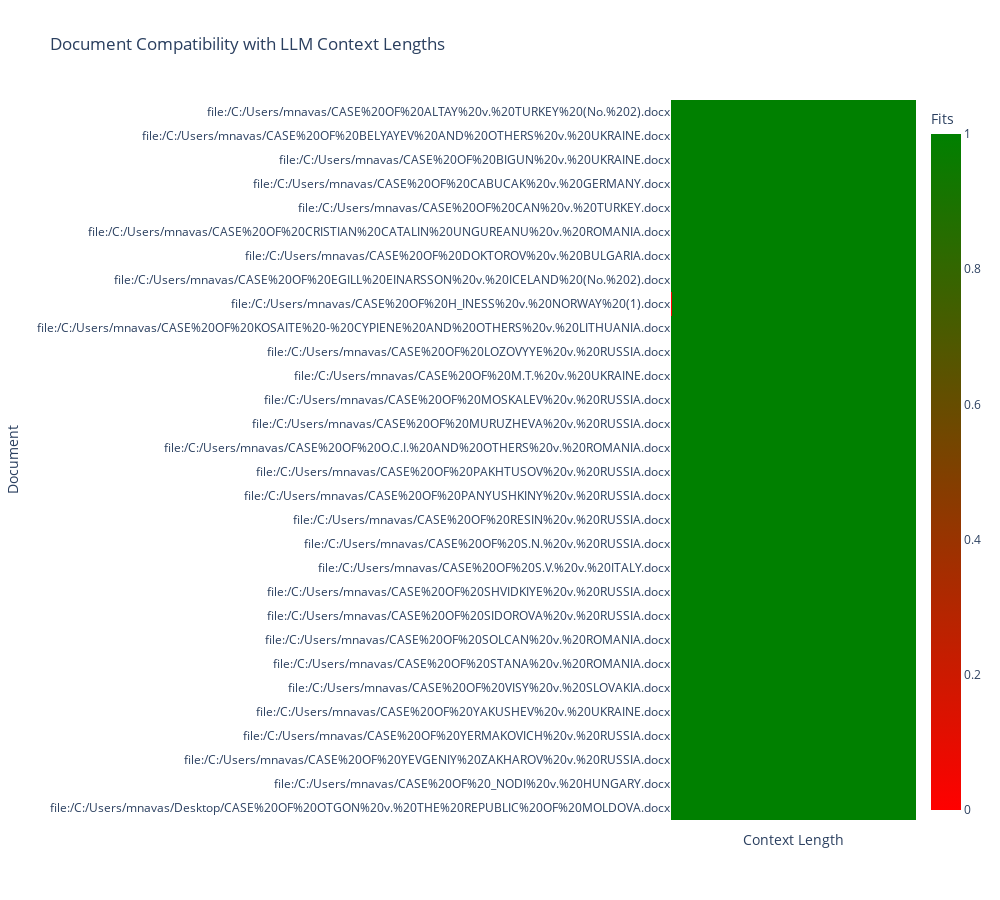
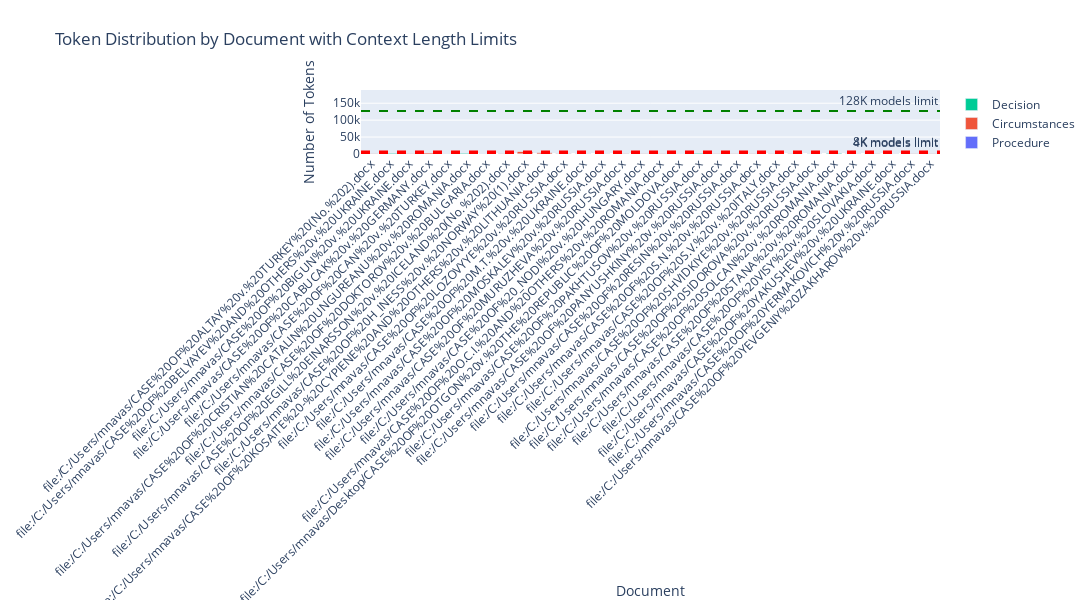

Notebook cell for these charts, in order:
### Code cell
# Create visualization of context compatibility
import plotly.express as px
import plotly.graph_objects as go
from plotly.subplots import make_subplots

# Prepare data for heatmap
pivot_data = compatibility_df.pivot(index='document', columns='context_length', values='fits_combined')

# Create heatmap showing which documents fit in which context lengths
fig = px.imshow(
    pivot_data.astype(int),
    labels=dict(x="Context Length", y="Document", color="Fits"),
    title="Document Compatibility with LLM Context Lengths",
    color_continuous_scale=["red", "green"],
    aspect="auto"
)

# Update x-axis labels to show context lengths with model names
x_labels = [f"{length:,}\n({CONTEXT_LENGTHS[length]})" for length in sorted(CONTEXT_LENGTHS.keys())]
fig.update_xaxes(tickvals=list(range(len(x_labels))), ticktext=x_labels)

fig.update_layout(
    height=max(400, len(pivot_data) * 30),
    width=1000,
    xaxis_tickangle=-45
)

fig.show()

# Create bar chart showing token distribution
fig2 = go.Figure()

# Add bars for each section type (using one context length since tokens are same across all)
documents = compatibility_df[compatibility_df['context_length'] == 8192]['document'].tolist()
proc_tokens = compatibility_df[compatibility_df['context_length'] == 8192]['procedure_tokens'].tolist()
circ_tokens = compatibility_df[compatibility_df['context_length'] == 8192]['circumstances_tokens'].tolist()
dec_tokens = compatibility_df[compatibility_df['context_length'] == 8192]['decision_tokens'].tolist()

fig2.add_trace(go.Bar(name='Procedure', x=documents, y=proc_tokens))
fig2.add_trace(go.Bar(name='Circumstances', x=documents, y=circ_tokens))
fig2.add_trace(go.Bar(name='Decision', x=documents, y=dec_tokens))

# Add context length lines for different tiers
context_lines = [(4096, "4K models"), (8192, "8K models"), (128000, "128K models")]
for context_length, label in context_lines:
    fig2.add_hline(
        y=context_length - 1000,  # Reserve 1000 tokens
        line_dash="dash",
        line_color="red" if context_length < 10000 else "orange" if context_length < 100000 else "green",
        annotation_text=f"{label} limit"
    )

fig2.update_layout(
    barmode='stack',
    title='Token Distribution by Document with Context Length Limits',
    xaxis_title='Document',
    yaxis_title='Number of Tokens',
    height=600,
    width=1200,
    xaxis_tickangle=-45
)

fig2.show()

# Summary statistics
print("\nSummary Statistics:")
print("=" * 50)
total_docs = len(compatibility_df['document'].unique())
avg_total_tokens = compatibility_df.groupby('document')['total_tokens'].first().mean()
max_total_tokens = compatibility_df.groupby('document')['total_tokens'].first().max()
min_total_tokens = compatibility_df.groupby('document')['total_tokens'].first().min()

print(f"Total documents analyzed: {total_docs}")
print(f"Average total tokens per document: {avg_total_tokens:.0f}")
print(f"Maximum total tokens: {max_total_tokens:,}")
print(f"Minimum total tokens: {min_total_tokens:,}")

# Model recommendations
print("\nContext Length Recommendations:")
print("=" * 50)
context_tiers = [(4096, "4K models"), (8192, "8K models"), (128000, "128K models"), (200000, "200K models")]
for context_length, tier_name in context_tiers:
    if context_length in CONTEXT_LENGTHS:
        compatible_docs = compatibility_df[
            (compatibility_df['context_length'] == context_length) & 
            (compatibility_df['fits_combined'])
        ]['document'].nunique()
        
        percentage = (compatible_docs / total_docs) * 100
        
        # Show which models have this context length
        models_with_this_length = [model for model, length in ALL_MODELS.items() if length == context_length]
        
        print(f"{tier_name} ({context_length:,} tokens): {compatible_docs}/{total_docs} documents ({percentage:.1f}%) fit completely")
        print(f"  Available models: {', '.join(models_with_this_length)}")

### Figure 1 — Plotly figure (JSON) as saved in the notebook; plotly's stock layout.template omitted (floating-point values rounded to 4 significant figures; data arrays with more than 128 entries replaced by an {"elided": "..."} marker saying what was removed)
{"data": [{"coloraxis": "coloraxis", "hovertemplate": "Context Length: %{x}<br>Document: %{y}<br>Fits: %{z}<extra></extra>", "name": "0", "type": "heatmap", "x": [4096, 8192, 16384, 32768, 128000, 200000, 1000000, 2000000], "xaxis": "x", "y": ["file:/C:/Users/mnavas/CASE%20OF%20ALTAY%20v.%20TURKEY%20(No.%202).docx", "file:/C:/Users/mnavas/CASE%20OF%20BELYAYEV%20AND%20OTHERS%20v.%20UKRAINE.docx", "file:/C:/Users/mnavas/CASE%20OF%20BIGUN%20v.%20UKRAINE.docx", "file:/C:/Users/mnavas/CASE%20OF%20CABUCAK%20v.%20GERMANY.docx", "file:/C:/Users/mnavas/CASE%20OF%20CAN%20v.%20TURKEY.docx", "file:/C:/Users/mnavas/CASE%20OF%20CRISTIAN%20CATALIN%20UNGUREANU%20v.%20ROMANIA.docx", "file:/C:/Users/mnavas/CASE%20OF%20DOKTOROV%20v.%20BULGARIA.docx", "file:/C:/Users/mnavas/CASE%20OF%20EGILL%20EINARSSON%20v.%20ICELAND%20(No.%202).docx", "file:/C:/Users/mnavas/CASE%20OF%20H_INESS%20v.%20NORWAY%20(1).docx", "file:/C:/Users/mnavas/CASE%20OF%20KOSAITE%20-%20CYPIENE%20AND%20OTHERS%20v.%20LITHUANIA.docx", "file:/C:/Users/mnavas/CASE%20OF%20LOZOVYYE%20v.%20RUSSIA.docx", "file:/C:/Users/mnavas/CASE%20OF%20M.T.%20v.%20UKRAINE.docx", "file:/C:/Users/mnavas/CASE%20OF%20MOSKALEV%20v.%20RUSSIA.docx", "file:/C:/Users/mnavas/CASE%20OF%20MURUZHEVA%20v.%20RUSSIA.docx", "file:/C:/Users/mnavas/CASE%20OF%20O.C.I.%20AND%20OTHERS%20v.%20ROMANIA.docx", "file:/C:/Users/mnavas/CASE%20OF%20PAKHTUSOV%20v.%20RUSSIA.docx", "file:/C:/Users/mnavas/CASE%20OF%20PANYUSHKINY%20v.%20RUSSIA.docx", "file:/C:/Users/mnavas/CASE%20OF%20RESIN%20v.%20RUSSIA.docx", "file:/C:/Users/mnavas/CASE%20OF%20S.N.%20v.%20RUSSIA.docx", "file:/C:/Users/mnavas/CASE%20OF%20S.V.%20v.%20ITALY.docx", "file:/C:/Users/mnavas/CASE%20OF%20SHVIDKIYE%20v.%20RUSSIA.docx", "file:/C:/Users/mnavas/CASE%20OF%20SIDOROVA%20v.%20RUSSIA.docx", "file:/C:/Users/mnavas/CASE%20OF%20SOLCAN%20v.%20ROMANIA.docx", "file:/C:/Users/mnavas/CASE%20OF%20STANA%20v.%20ROMANIA.docx", "file:/C:/Users/mnavas/CASE%20OF%20VISY%20v.%20SLOVAKIA.docx", "file:/C:/Users/mnavas/CASE%20OF%20YAKUSHEV%20v.%20UKRAINE.docx", "file:/C:/Users/mnavas/CASE%20OF%20YERMAKOVICH%20v.%20RUSSIA.docx", "file:/C:/Users/mnavas/CASE%20OF%20YEVGENIY%20ZAKHAROV%20v.%20RUSSIA.docx", "file:/C:/Users/mnavas/CASE%20OF%20_NODI%20v.%20HUNGARY.docx", "file:/C:/Users/mnavas/Desktop/CASE%20OF%20OTGON%20v.%20THE%20REPUBLIC%20OF%20MOLDOVA.docx"], "yaxis": "y", "z": {"elided": "30x8 int values"}}], "layout": {"coloraxis": {"colorbar": {"title": {"text": "Fits"}}, "colorscale": [[0, "red"], [1, "green"]]}, "height": 900, "title": {"text": "Document Compatibility with LLM Context Lengths"}, "width": 1000, "xaxis": {"anchor": "y", "domain": [0, 1], "tickangle": -45, "ticktext": ["4,096\n(gpt-3.5-turbo)", "8,192\n(gpt-4)", "16,384\n(gpt-3.5-turbo-16k)", "32,768\n(gpt-4-32k)", "128,000\n(gpt-4-turbo)", "200,000\n(claude-3-haiku)", "1,000,000\n(gemini-1.5-flash)", "2,000,000\n(gemini-1.5-pro)"], "tickvals": [0, 1, 2, 3, 4, 5, 6, 7], "title": {"text": "Context Length"}}, "yaxis": {"anchor": "x", "autorange": "reversed", "domain": [0, 1], "title": {"text": "Document"}}}}

### Figure 2 — Plotly figure (JSON) as saved in the notebook; plotly's stock layout.template omitted (floating-point values rounded to 4 significant figures)
{"data": [{"name": "Procedure", "type": "bar", "x": ["file:/C:/Users/mnavas/CASE%20OF%20ALTAY%20v.%20TURKEY%20(No.%202).docx", "file:/C:/Users/mnavas/CASE%20OF%20BELYAYEV%20AND%20OTHERS%20v.%20UKRAINE.docx", "file:/C:/Users/mnavas/CASE%20OF%20BIGUN%20v.%20UKRAINE.docx", "file:/C:/Users/mnavas/CASE%20OF%20CABUCAK%20v.%20GERMANY.docx", "file:/C:/Users/mnavas/CASE%20OF%20CAN%20v.%20TURKEY.docx", "file:/C:/Users/mnavas/CASE%20OF%20CRISTIAN%20CATALIN%20UNGUREANU%20v.%20ROMANIA.docx", "file:/C:/Users/mnavas/CASE%20OF%20DOKTOROV%20v.%20BULGARIA.docx", "file:/C:/Users/mnavas/CASE%20OF%20EGILL%20EINARSSON%20v.%20ICELAND%20(No.%202).docx", "file:/C:/Users/mnavas/CASE%20OF%20H_INESS%20v.%20NORWAY%20(1).docx", "file:/C:/Users/mnavas/CASE%20OF%20KOSAITE%20-%20CYPIENE%20AND%20OTHERS%20v.%20LITHUANIA.docx", "file:/C:/Users/mnavas/CASE%20OF%20LOZOVYYE%20v.%20RUSSIA.docx", "file:/C:/Users/mnavas/CASE%20OF%20M.T.%20v.%20UKRAINE.docx", "file:/C:/Users/mnavas/CASE%20OF%20MOSKALEV%20v.%20RUSSIA.docx", "file:/C:/Users/mnavas/CASE%20OF%20MURUZHEVA%20v.%20RUSSIA.docx", "file:/C:/Users/mnavas/CASE%20OF%20_NODI%20v.%20HUNGARY.docx", "file:/C:/Users/mnavas/CASE%20OF%20O.C.I.%20AND%20OTHERS%20v.%20ROMANIA.docx", "file:/C:/Users/mnavas/Desktop/CASE%20OF%20OTGON%20v.%20THE%20REPUBLIC%20OF%20MOLDOVA.docx", "file:/C:/Users/mnavas/CASE%20OF%20PAKHTUSOV%20v.%20RUSSIA.docx", "file:/C:/Users/mnavas/CASE%20OF%20PANYUSHKINY%20v.%20RUSSIA.docx", "file:/C:/Users/mnavas/CASE%20OF%20RESIN%20v.%20RUSSIA.docx", "file:/C:/Users/mnavas/CASE%20OF%20S.N.%20v.%20RUSSIA.docx", "file:/C:/Users/mnavas/CASE%20OF%20S.V.%20v.%20ITALY.docx", "file:/C:/Users/mnavas/CASE%20OF%20SHVIDKIYE%20v.%20RUSSIA.docx", "file:/C:/Users/mnavas/CASE%20OF%20SIDOROVA%20v.%20RUSSIA.docx", "file:/C:/Users/mnavas/CASE%20OF%20SOLCAN%20v.%20ROMANIA.docx", "file:/C:/Users/mnavas/CASE%20OF%20STANA%20v.%20ROMANIA.docx", "file:/C:/Users/mnavas/CASE%20OF%20VISY%20v.%20SLOVAKIA.docx", "file:/C:/Users/mnavas/CASE%20OF%20YAKUSHEV%20v.%20UKRAINE.docx", "file:/C:/Users/mnavas/CASE%20OF%20YERMAKOVICH%20v.%20RUSSIA.docx", "file:/C:/Users/mnavas/CASE%20OF%20YEVGENIY%20ZAKHAROV%20v.%20RUSSIA.docx"], "y": [219, 391, 178, 239, 180, 186, 206, 197, 232, 293, 197, 210, 177, 219, 201, 286, 150, 192, 247, 210, 347, 235, 253, 206, 233, 173, 277, 195, 297, 217]}, {"name": "Circumstances", "type": "bar", "x": ["file:/C:/Users/mnavas/CASE%20OF%20ALTAY%20v.%20TURKEY%20(No.%202).docx", "file:/C:/Users/mnavas/CASE%20OF%20BELYAYEV%20AND%20OTHERS%20v.%20UKRAINE.docx", "file:/C:/Users/mnavas/CASE%20OF%20BIGUN%20v.%20UKRAINE.docx", "file:/C:/Users/mnavas/CASE%20OF%20CABUCAK%20v.%20GERMANY.docx", "file:/C:/Users/mnavas/CASE%20OF%20CAN%20v.%20TURKEY.docx", "file:/C:/Users/mnavas/CASE%20OF%20CRISTIAN%20CATALIN%20UNGUREANU%20v.%20ROMANIA.docx", "file:/C:/Users/mnavas/CASE%20OF%20DOKTOROV%20v.%20BULGARIA.docx", "file:/C:/Users/mnavas/CASE%20OF%20EGILL%20EINARSSON%20v.%20ICELAND%20(No.%202).docx", "file:/C:/Users/mnavas/CASE%20OF%20H_INESS%20v.%20NORWAY%20(1).docx", "file:/C:/Users/mnavas/CASE%20OF%20KOSAITE%20-%20CYPIENE%20AND%20OTHERS%20v.%20LITHUANIA.docx", "file:/C:/Users/mnavas/CASE%20OF%20LOZOVYYE%20v.%20RUSSIA.docx", "file:/C:/Users/mnavas/CASE%20OF%20M.T.%20v.%20UKRAINE.docx", "file:/C:/Users/mnavas/CASE%20OF%20MOSKALEV%20v.%20RUSSIA.docx", "file:/C:/Users/mnavas/CASE%20OF%20MURUZHEVA%20v.%20RUSSIA.docx", "file:/C:/Users/mnavas/CASE%20OF%20_NODI%20v.%20HUNGARY.docx", "file:/C:/Users/mnavas/CASE%20OF%20O.C.I.%20AND%20OTHERS%20v.%20ROMANIA.docx", "file:/C:/Users/mnavas/Desktop/CASE%20OF%20OTGON%20v.%20THE%20REPUBLIC%20OF%20MOLDOVA.docx", "file:/C:/Users/mnavas/CASE%20OF%20PAKHTUSOV%20v.%20RUSSIA.docx", "file:/C:/Users/mnavas/CASE%20OF%20PANYUSHKINY%20v.%20RUSSIA.docx", "file:/C:/Users/mnavas/CASE%20OF%20RESIN%20v.%20RUSSIA.docx", "file:/C:/Users/mnavas/CASE%20OF%20S.N.%20v.%20RUSSIA.docx", "file:/C:/Users/mnavas/CASE%20OF%20S.V.%20v.%20ITALY.docx", "file:/C:/Users/mnavas/CASE%20OF%20SHVIDKIYE%20v.%20RUSSIA.docx", "file:/C:/Users/mnavas/CASE%20OF%20SIDOROVA%20v.%20RUSSIA.docx", "file:/C:/Users/mnavas/CASE%20OF%20SOLCAN%20v.%20ROMANIA.docx", "file:/C:/Users/mnavas/CASE%20OF%20STANA%20v.%20ROMANIA.docx", "file:/C:/Users/mnavas/CASE%20OF%20VISY%20v.%20SLOVAKIA.docx", "file:/C:/Users/mnavas/CASE%20OF%20YAKUSHEV%20v.%20UKRAINE.docx", "file:/C:/Users/mnavas/CASE%20OF%20YERMAKOVICH%20v.%20RUSSIA.docx", "file:/C:/Users/mnavas/CASE%20OF%20YEVGENIY%20ZAKHAROV%20v.%20RUSSIA.docx"], "y": [1694, 1091, 1850, 3399, 665, 1252, 675, 2531, 7314, 4186, 1770, 982, 967, 2068, 1809, 1834, 532, 1116, 1926, 1361, 2115, 2345, 1422, 973, 1103, 372, 2133, 687, 1922, 2098]}, {"name": "Decision", "type": "bar", "x": ["file:/C:/Users/mnavas/CASE%20OF%20ALTAY%20v.%20TURKEY%20(No.%202).docx", "file:/C:/Users/mnavas/CASE%20OF%20BELYAYEV%20AND%20OTHERS%20v.%20UKRAINE.docx", "file:/C:/Users/mnavas/CASE%20OF%20BIGUN%20v.%20UKRAINE.docx", "file:/C:/Users/mnavas/CASE%20OF%20CABUCAK%20v.%20GERMANY.docx", "file:/C:/Users/mnavas/CASE%20OF%20CAN%20v.%20TURKEY.docx", "file:/C:/Users/mnavas/CASE%20OF%20CRISTIAN%20CATALIN%20UNGUREANU%20v.%20ROMANIA.docx", "file:/C:/Users/mnavas/CASE%20OF%20DOKTOROV%20v.%20BULGARIA.docx", "file:/C:/Users/mnavas/CASE%20OF%20EGILL%20EINARSSON%20v.%20ICELAND%20(No.%202).docx", "file:/C:/Users/mnavas/CASE%20OF%20H_INESS%20v.%20NORWAY%20(1).docx", "file:/C:/Users/mnavas/CASE%20OF%20KOSAITE%20-%20CYPIENE%20AND%20OTHERS%20v.%20LITHUANIA.docx", "file:/C:/Users/mnavas/CASE%20OF%20LOZOVYYE%20v.%20RUSSIA.docx", "file:/C:/Users/mnavas/CASE%20OF%20M.T.%20v.%20UKRAINE.docx", "file:/C:/Users/mnavas/CASE%20OF%20MOSKALEV%20v.%20RUSSIA.docx", "file:/C:/Users/mnavas/CASE%20OF%20MURUZHEVA%20v.%20RUSSIA.docx", "file:/C:/Users/mnavas/CASE%20OF%20_NODI%20v.%20HUNGARY.docx", "file:/C:/Users/mnavas/CASE%20OF%20O.C.I.%20AND%20OTHERS%20v.%20ROMANIA.docx", "file:/C:/Users/mnavas/Desktop/CASE%20OF%20OTGON%20v.%20THE%20REPUBLIC%20OF%20MOLDOVA.docx", "file:/C:/Users/mnavas/CASE%20OF%20PAKHTUSOV%20v.%20RUSSIA.docx", "file:/C:/Users/mnavas/CASE%20OF%20PANYUSHKINY%20v.%20RUSSIA.docx", "file:/C:/Users/mnavas/CASE%20OF%20RESIN%20v.%20RUSSIA.docx", "file:/C:/Users/mnavas/CASE%20OF%20S.N.%20v.%20RUSSIA.docx", "file:/C:/Users/mnavas/CASE%20OF%20S.V.%20v.%20ITALY.docx", "file:/C:/Users/mnavas/CASE%20OF%20SHVIDKIYE%20v.%20RUSSIA.docx", "file:/C:/Users/mnavas/CASE%20OF%20SIDOROVA%20v.%20RUSSIA.docx", "file:/C:/Users/mnavas/CASE%20OF%20SOLCAN%20v.%20ROMANIA.docx", "file:/C:/Users/mnavas/CASE%20OF%20STANA%20v.%20ROMANIA.docx", "file:/C:/Users/mnavas/CASE%20OF%20VISY%20v.%20SLOVAKIA.docx", "file:/C:/Users/mnavas/CASE%20OF%20YAKUSHEV%20v.%20UKRAINE.docx", "file:/C:/Users/mnavas/CASE%20OF%20YERMAKOVICH%20v.%20RUSSIA.docx", "file:/C:/Users/mnavas/CASE%20OF%20YEVGENIY%20ZAKHAROV%20v.%20RUSSIA.docx"], "y": [296, 321, 327, 78, 230, 334, 115, 78, 78, 78, 322, 286, 303, 299, 279, 293, 232, 299, 261, 312, 283, 270, 312, 243, 210, 244, 239, 260, 343, 220]}], "layout": {"annotations": [{"showarrow": false, "text": "4K models limit", "x": 1, "xanchor": "right", "xref": "x domain", "y": 3096, "yanchor": "bottom", "yref": "y"}, {"showarrow": false, "text": "8K models limit", "x": 1, "xanchor": "right", "xref": "x domain", "y": 7192, "yanchor": "bottom", "yref": "y"}, {"showarrow": false, "text": "128K models limit", "x": 1, "xanchor": "right", "xref": "x domain", "y": 127000, "yanchor": "bottom", "yref": "y"}], "barmode": "stack", "height": 600, "shapes": [{"line": {"color": "red", "dash": "dash"}, "type": "line", "x0": 0, "x1": 1, "xref": "x domain", "y0": 3096, "y1": 3096, "yref": "y"}, {"line": {"color": "red", "dash": "dash"}, "type": "line", "x0": 0, "x1": 1, "xref": "x domain", "y0": 7192, "y1": 7192, "yref": "y"}, {"line": {"color": "green", "dash": "dash"}, "type": "line", "x0": 0, "x1": 1, "xref": "x domain", "y0": 127000, "y1": 127000, "yref": "y"}], "title": {"text": "Token Distribution by Document with Context Length Limits"}, "width": 1200, "xaxis": {"tickangle": -45, "title": {"text": "Document"}}, "yaxis": {"title": {"text": "Number of Tokens"}}}}
